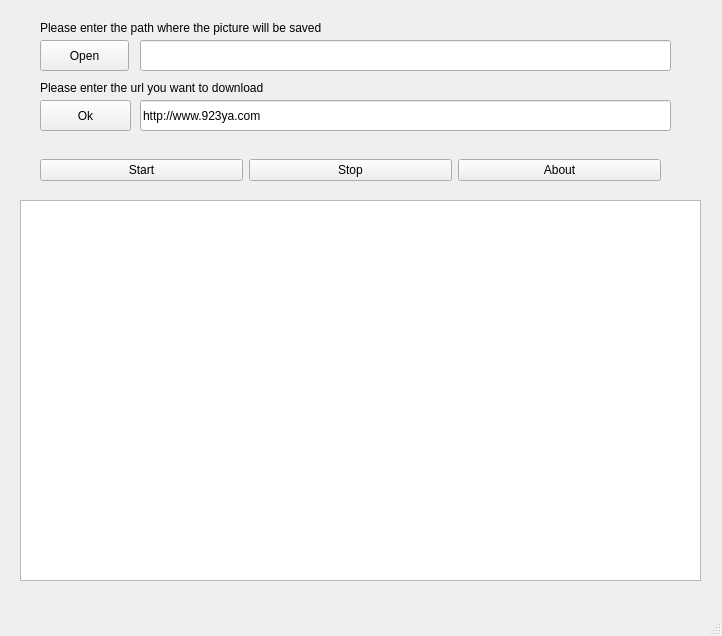
<?xml version="1.0" encoding="UTF-8"?>
<ui version="4.0">
 <class>MainWindow</class>
 <widget class="QMainWindow" name="MainWindow">
  <property name="geometry">
   <rect>
    <x>0</x>
    <y>0</y>
    <width>722</width>
    <height>636</height>
   </rect>
  </property>
  <property name="windowTitle">
   <string>MainWindow</string>
  </property>
  <widget class="QWidget" name="centralwidget">
   <widget class="QWidget" name="horizontalLayoutWidget_4">
    <property name="geometry">
     <rect>
      <x>40</x>
      <y>130</y>
      <width>621</width>
      <height>80</height>
     </rect>
    </property>
    <layout class="QHBoxLayout" name="horizontalLayout_4">
     <item>
      <widget class="QPushButton" name="pushButton_3">
       <property name="text">
        <string>Start</string>
       </property>
      </widget>
     </item>
     <item>
      <widget class="QPushButton" name="pushButton_5">
       <property name="text">
        <string>Stop</string>
       </property>
      </widget>
     </item>
     <item>
      <widget class="QPushButton" name="pushButton_4">
       <property name="text">
        <string>About</string>
       </property>
      </widget>
     </item>
    </layout>
   </widget>
   <widget class="QTextBrowser" name="textBrowser">
    <property name="geometry">
     <rect>
      <x>20</x>
      <y>200</y>
      <width>681</width>
      <height>381</height>
     </rect>
    </property>
    <property name="styleSheet">
     <string notr="true">border-image: url(:/my_pic/BGP.png);</string>
    </property>
   </widget>
   <widget class="QLineEdit" name="lineEdit">
    <property name="geometry">
     <rect>
      <x>140</x>
      <y>40</y>
      <width>531</width>
      <height>31</height>
     </rect>
    </property>
    <property name="readOnly">
     <bool>true</bool>
    </property>
   </widget>
   <widget class="QPushButton" name="pushButton">
    <property name="geometry">
     <rect>
      <x>40</x>
      <y>40</y>
      <width>89</width>
      <height>31</height>
     </rect>
    </property>
    <property name="text">
     <string>Open</string>
    </property>
   </widget>
   <widget class="QPushButton" name="pushButton_2">
    <property name="geometry">
     <rect>
      <x>40</x>
      <y>100</y>
      <width>91</width>
      <height>31</height>
     </rect>
    </property>
    <property name="text">
     <string>Ok</string>
    </property>
   </widget>
   <widget class="QLineEdit" name="lineEdit_2">
    <property name="geometry">
     <rect>
      <x>140</x>
      <y>100</y>
      <width>531</width>
      <height>31</height>
     </rect>
    </property>
    <property name="text">
     <string>http://www.923ya.com</string>
    </property>
   </widget>
   <widget class="QLabel" name="label">
    <property name="geometry">
     <rect>
      <x>40</x>
      <y>20</y>
      <width>501</width>
      <height>16</height>
     </rect>
    </property>
    <property name="text">
     <string>Please enter the path where the picture will be saved</string>
    </property>
   </widget>
   <widget class="QLabel" name="label_2">
    <property name="geometry">
     <rect>
      <x>40</x>
      <y>80</y>
      <width>511</width>
      <height>16</height>
     </rect>
    </property>
    <property name="text">
     <string>Please enter the url you want to download</string>
    </property>
   </widget>
  </widget>
  <widget class="QMenuBar" name="menubar">
   <property name="geometry">
    <rect>
     <x>0</x>
     <y>0</y>
     <width>722</width>
     <height>26</height>
    </rect>
   </property>
  </widget>
  <widget class="QStatusBar" name="statusbar"/>
 </widget>
 <resources>
  <include location="my_test.qrc"/>
 </resources>
 <connections/>
</ui>
